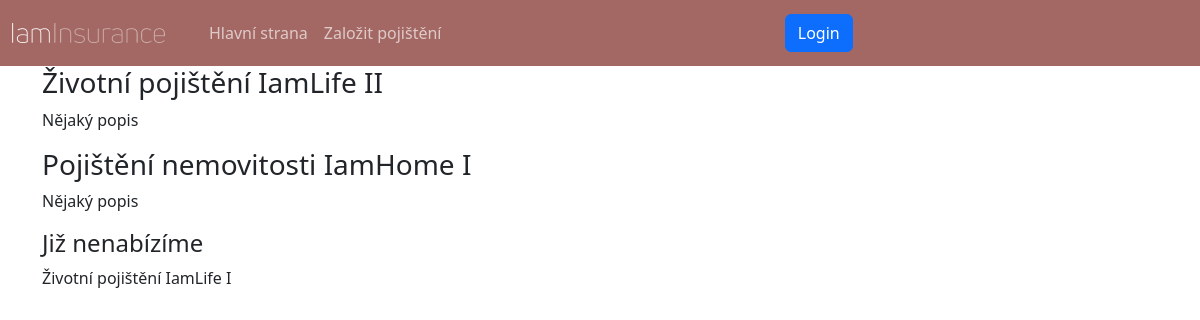
The page / on the database its author committed.
### insurance_app/models.py (models this page shows, shortened)
class Product(models.Model):
    name = models.CharField(max_length=64, unique=True)
    description = models.TextField(default="")
    active = models.BooleanField(default=True)

### insurance_app/views.py (the view)
# urls.py: path("", views.IndexView.as_view(), name="home"),
class IndexView(generic.ListView):
    model = models.Product
    template_name = template.HOME
    def get(self, request, *args, **kwargs):
        object_list = self.get_queryset()
        active = object_list.filter(active=True)
        inactive = object_list.filter(active=False)
        return render(request, self.template_name, {"active": active, "inactive": inactive})

### insurance_app/templates/insurance_app/home.html
{% extends 'main.html' %}
{% block content %}
{% for product in active %}
    <section>
        <h3>{{ product.name }}</h3>
        <p>{{ product.description }}</p>
    </section>
{% empty %}
    <section>
        <p>Momentálně nenabízíme žádný druh pojištění</p>
    </section>
{% endfor %}
{% if inactive %}
    <h4>Již nenabízíme</h4>
{% for product in inactive %}
    <p>{{ product.name }}</p>
{% endfor %}
{% endif %}
{% endblock %}

### insurance_app/static/css/style.css (style rules this page uses)
body { background: #fffffe; }

### rows shown on the page
Product: name "Životní pojištění IamLife II", description "Nějaký popis"
Product: name "Pojištění nemovitosti IamHome I", description "Nějaký popis"
Product: name "Životní pojištění IamLife I"
